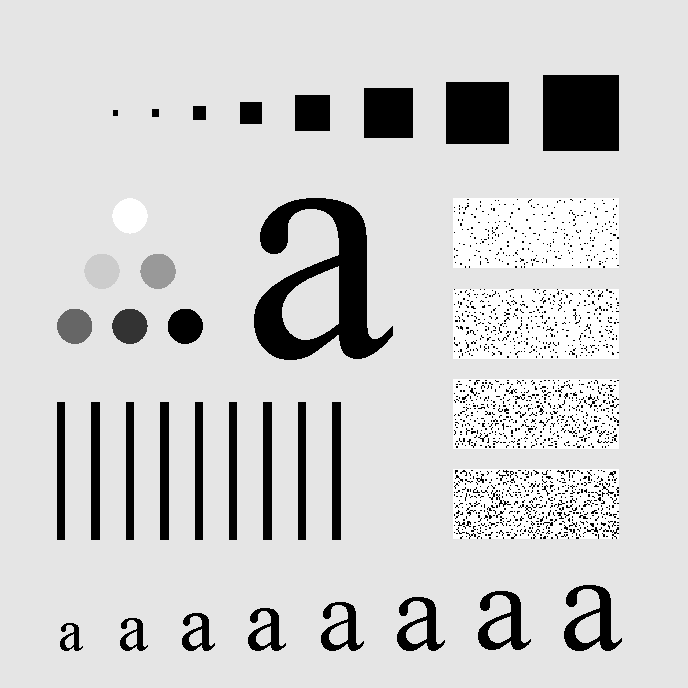
#> input picture Pre processing/Goodbye noise/Data/Characters Test Pattern.tif, 688 x 688 px
$ jupyter execute notebook.ipynb
#> lines starting #> are read from the running program, lines starting #| are printed output that depends on the picture
<h1 align=center style="line-height:200%;font-family:vazir;color:#0099cc">
<font face="vazir" color="#0099cc">
خداحافظی با نویز
</font>
</h1>

<h2 align=right style="line-height:200%;font-family:vazir;color:#0099cc">
<font face="vazir" color="#0099cc">
مقدمه
</font>
</h2>

<p dir=rtl style="direction: rtl;text-align: right;line-height:200%;font-family:vazir;font-size:medium">
<font face="vazir" size=3>
در این تمرین قصد داریم تا با استفاده از فیلترهای میانگین گیری و میانه یک تصویر که حاوی نویز می باشد را هموار کنیم و تا حد امکان نویز آنرا حذف کنیم.
</font>
</p>

[cell 1]
import cv2
import numpy as np
import matplotlib.pyplot as plt

<h2 align=right style="line-height:200%;font-family:vazir;color:#0099cc">
<font face="vazir" color="#0099cc">
بخش اول: فیلتر میانگین و میانه
</font>
</h2>

<p dir=rtl style="direction: rtl;text-align: right;line-height:200%;font-family:vazir;font-size:medium">
<font face="vazir" size=3>
در این بخش قصد داریم تا با استفاده از فیلتر میانگین و میانه هموارسازی را انجام دهیم و تاثیر پارامترهای هر فیلتر را بررسی کنیم.
</font>
</p>

---

<h3 align=right style="line-height:200%;font-family:vazir;color:#0099cc">
<font face="vazir" color="#0099cc">
مرحله اول: وارد کردن عکس
</font>
</h3>

<p dir=rtl style="direction: rtl;text-align: right;line-height:200%;font-family:vazir;font-size:medium">
<font face="vazir" size=3>
ابتدا تصویر زیر را که در پوشه Data قرار دارد به شکل خاکستری وارد کنید.
    <br>
    Characters Test Pattern.tif
</font>
</p>

[cell 2]
img = cv2.imread("./Data/Characters Test Pattern.tif", cv2.IMREAD_GRAYSCALE)
#> img is the input picture: shape (688, 688); min 0, max 255, mean 207.3

plt.axis("off")
plt.imshow(img, cmap="gray")
plt.show()

<h3 align=right style="line-height:200%;font-family:vazir;color:#0099cc">
<font face="vazir" color="#0099cc">
مرحله دوم: نویزی کردن تصویر
</font>
</h3>

<p dir=rtl style="direction: rtl;text-align: right;line-height:200%;font-family:vazir;font-size:medium">
<font face="vazir" size=3>
در سلول زیر یک تابع نوشته شده است. اگر به این تابع یک تصویر را به عنوان ورودی بدهید، این تابع روی تصویر نویزی به نام <b>فلفل نمک</b> اعمال می‌کند.
    <br>
ورودی تابع یک تصویر خاکستری است و پارامتر دوم آن درصد نویز وارد شده به تصویر را نشان می‌دهد.
    <br>
این تابع را بر روی تصویر ورودی اعمال کنید. میزان نویز را 15 درصد در نظر بگیرید.
</font>
</p>

[cell 3]
def add_salt_pepper_noise(image, percent):
#> called with percent = 15
    noisy_image = image.copy()
    noise_amount = (image.shape[0] * image.shape[1]) * (percent / 100)
#> noise_amount = 71001.6

    for k in range(int(noise_amount)):
        index = []
        for x in range(1, 5):
            index.append(np.random.randint(0, image.shape[0]))
        noisy_image[index[0], index[1]], noisy_image[index[2], index[3]] = 0, 255
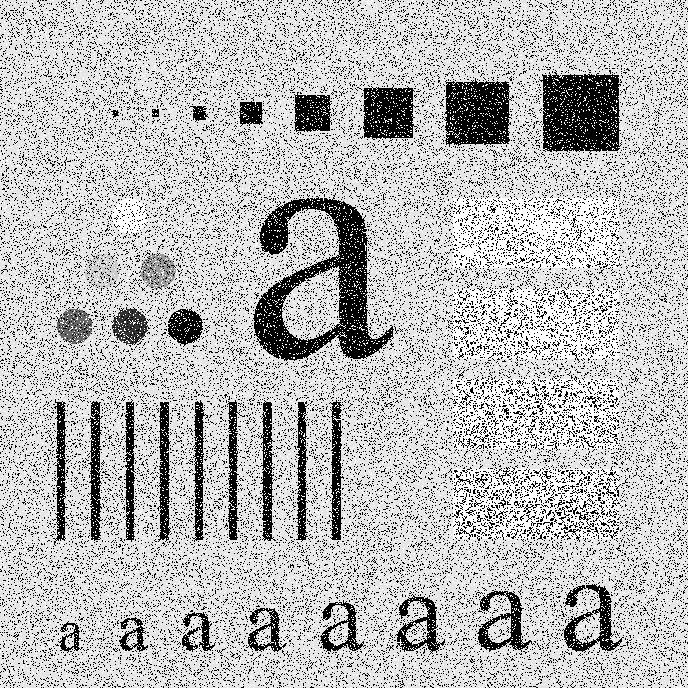
#> noisy_image: shape (688, 688); min 0, max 255, mean 186.6

    return noisy_image


noisy_image = add_salt_pepper_noise(img, 15)
plt.axis("off")
plt.imshow(noisy_image, cmap="gray")
plt.show()

<h3 align=right style="line-height:200%;font-family:vazir;color:#0099cc">
<font face="vazir" color="#0099cc">
مرحله سوم: هموارسازی با استفاده از میانگین‌گیری
</font>
</h3>

<p dir=rtl style="direction: rtl;text-align: right;line-height:200%;font-family:vazir;font-size:medium">
<font face="vazir" size=3>
حال با استفاده از فیلتر میانگین‌گیری با اندازه‌های کرنل داده شده، تصویر را هموارسازی کنید.
</font>
</p>

$${kernel size} = (3, 3) $$
$${kernel size} = (5, 5) $$
$${kernel size} = (7, 7) $$

<p dir=rtl style="direction: rtl;text-align: right;line-height:200%;font-family:vazir;font-size:medium">
خروجی فیلتری که بیشترین PSNR را دارد با نام زیر ذخیره کنید. توجه کنید که حتما تصویر را به شکل RGB ذخیره کنید.
    <br>
    best_avg_characters_test_pattern.tif
</font>
</p>

[cell 4]
blur_3_by_3 = cv2.blur(noisy_image, (3, 3))
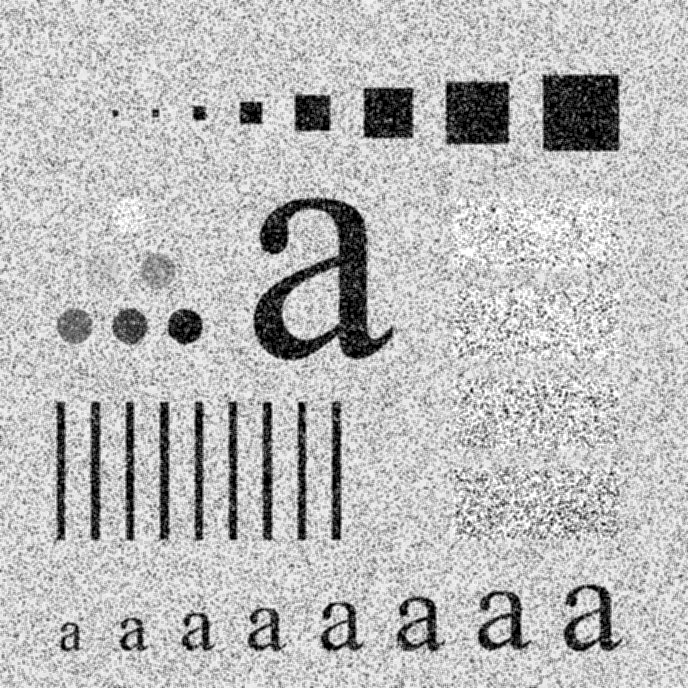
#> blur_3_by_3: shape (688, 688); min 0, max 255, mean 186.6
blur_5_by_5 = cv2.blur(noisy_image, (5, 5))
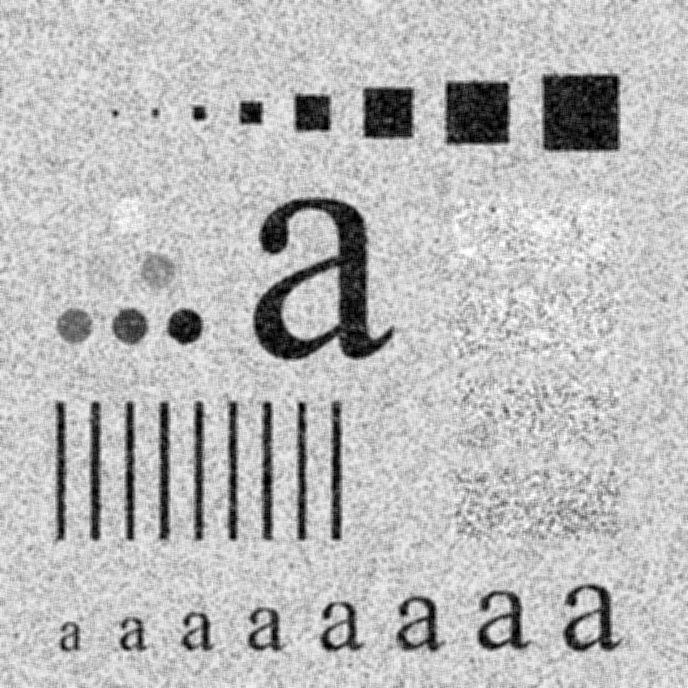
#> blur_5_by_5: shape (688, 688); min 0, max 255, mean 186.6
blur_7_by_7 = cv2.blur(noisy_image, (7, 7))

plt.figure(figsize=(12, 8))

plt.subplot(2, 2, 1)
plt.title("Original (Noisy) Image")
plt.imshow(noisy_image, cmap="gray")
plt.axis("off")

plt.subplot(2, 2, 2)
plt.title("Kernel size : 3x3")
plt.imshow(blur_3_by_3, cmap="gray")
plt.axis("off")

plt.subplot(2, 2, 3)
plt.title("Kernel size : 5x5")
plt.imshow(blur_5_by_5, cmap="gray")
plt.axis("off")

plt.subplot(2, 2, 4)
plt.title("Kernel size : 7x7")
plt.imshow(blur_7_by_7, cmap="gray")
plt.axis("off")

plt.tight_layout()
plt.show()
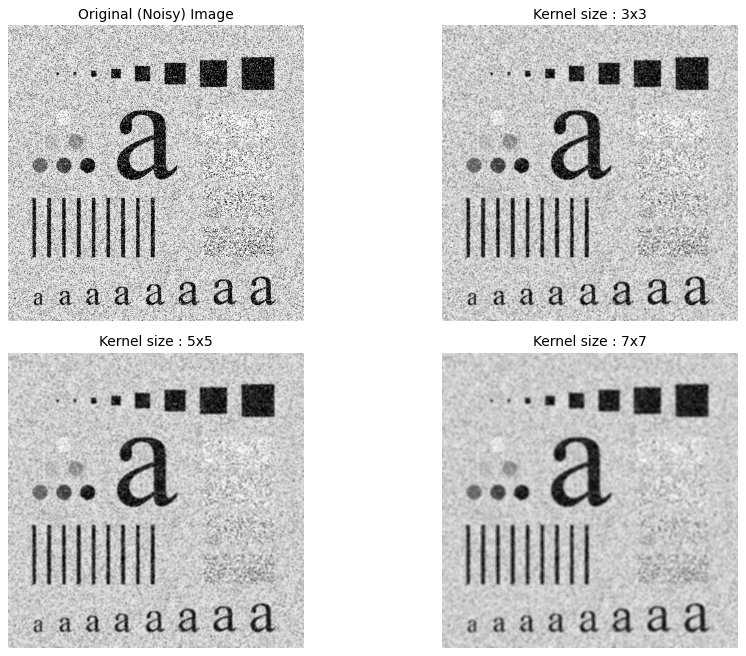
#> figure drawn by matplotlib, 4 panels


psnr_3_by_3 = cv2.PSNR(img, blur_3_by_3)
#> psnr_3_by_3 = 14.9
psnr_5_by_5 = cv2.PSNR(img, blur_5_by_5)
#> psnr_5_by_5 = 15.28
psnr_7_by_7 = cv2.PSNR(img, blur_7_by_7)
#> psnr_7_by_7 = 15.16

psnrs = zip(
    [psnr_3_by_3, psnr_5_by_5, psnr_7_by_7], [blur_3_by_3, blur_5_by_5, blur_7_by_7]
)

max_psnr = max([psnr_3_by_3, psnr_5_by_5, psnr_7_by_7])
#> max_psnr = 15.28

for psnr, image in psnrs:
    if psnr == max_psnr:
        cv2.imwrite(
            "best_avg_characters_test_pattern.tif",
            cv2.cvtColor(image, cv2.COLOR_GRAY2RGB),
        )
#> this loop made 3 passes
#> psnr on passes 1 to 3: 14.9, 15.28, 15.16

<h3 align=right style="line-height:200%;font-family:vazir;color:#0099cc">
<font face="vazir" color="#0099cc">
مرحله چهارم: هموارسازی با استفاده از فیلتر میانه
</font>
</h3>

<p dir=rtl style="direction: rtl;text-align: right;line-height:200%;font-family:vazir;font-size:medium">
<font face="vazir" size=3>
حال با استفاده از فیلتر میانه به ابعاد زیر هموارسازی را انجام دهید.
</font>
</p>

$${kernel size} = (3, 3) $$
$${kernel size} = (5, 5) $$
$${kernel size} = (7, 7) $$

<p dir=rtl style="direction: rtl;text-align: right;line-height:200%;font-family:vazir;font-size:medium">
تصویر خروجی هر فیلتر را بررسی کنید. به ازای هر تصویر PSNR را نسبت به تصویر اولیه بدون نویز بدست آورید.
    <br>
    تصویری که بیشترین PSNR دارد را با نام فایل زیر ذخیره کنید.
    <br>
    best_median_characters_test_pattern.tif
</font>
</p>

[cell 5]
median_3_by_3 = cv2.medianBlur(noisy_image, 3)
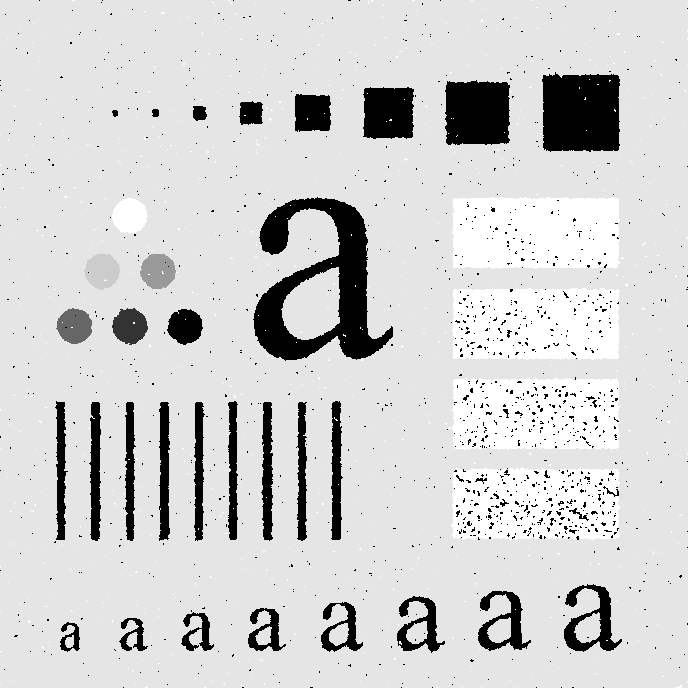
#> median_3_by_3: shape (688, 688); min 0, max 255, mean 208.6
median_5_by_5 = cv2.medianBlur(noisy_image, 5)
median_7_by_7 = cv2.medianBlur(noisy_image, 7)
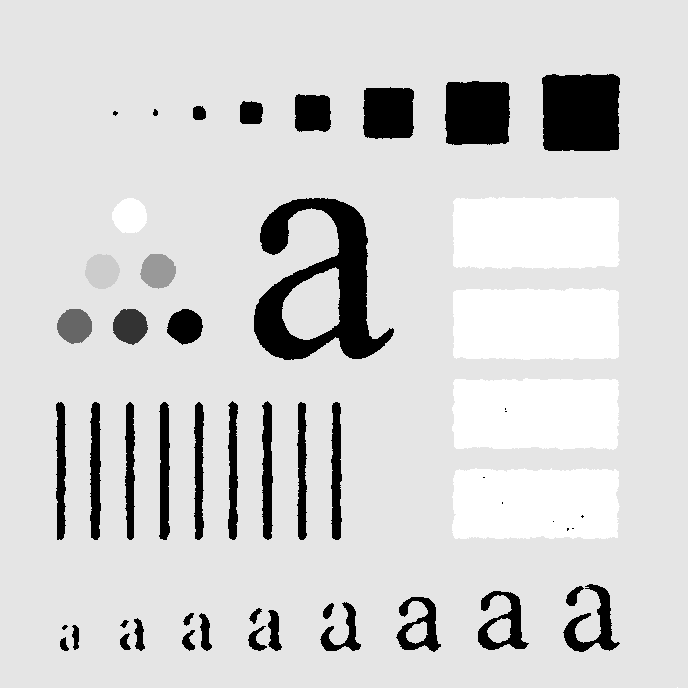
#> median_7_by_7: shape (688, 688); min 0, max 255, mean 210.7

plt.figure(figsize=(12, 8))

plt.subplot(2, 2, 1)
plt.title("Original (Noisy) Image")
plt.imshow(noisy_image, cmap="gray")
plt.axis("off")

plt.subplot(2, 2, 2)
plt.title("Kernel size : 3x3")
plt.imshow(median_3_by_3, cmap="gray")
plt.axis("off")

plt.subplot(2, 2, 3)
plt.title("Kernel size : 5x5")
plt.imshow(median_5_by_5, cmap="gray")
plt.axis("off")

plt.subplot(2, 2, 4)
plt.title("Kernel size : 7x7")
plt.imshow(median_7_by_7, cmap="gray")
plt.axis("off")

plt.tight_layout()
plt.show()


psnr_3_by_3 = cv2.PSNR(img, median_3_by_3)
#> psnr_3_by_3 = 17.82
psnr_5_by_5 = cv2.PSNR(img, median_5_by_5)
#> psnr_5_by_5 = 18
psnr_7_by_7 = cv2.PSNR(img, median_7_by_7)
#> psnr_7_by_7 = 17.79

psnrs = zip(
    [psnr_3_by_3, psnr_5_by_5, psnr_7_by_7],
    [median_3_by_3, median_5_by_5, median_7_by_7],
)

max_psnr = max([psnr_3_by_3, psnr_5_by_5, psnr_7_by_7])
#> max_psnr = 18

for psnr, image in psnrs:
    if psnr == max_psnr:
        cv2.imwrite(
            "best_median_characters_test_pattern.tif",
            cv2.cvtColor(image, cv2.COLOR_GRAY2RGB),
        )
#> this loop made 3 passes
#> psnr on passes 1 to 3: 17.82, 18, 17.79

<h2 align=right style="line-height:200%;font-family:vazir;color:#0099cc">
<font face="vazir" color="#0099cc">
بخش دوم: فیلتر گوسی
</font>
</h2>

<p dir=rtl style="direction: rtl;text-align: right;line-height:200%;font-family:vazir;font-size:medium">
<font face="vazir" size=3>
در این بخش قصد داریم تا یک فیلتر گوسی را با پارامترهای مختلف بررسی کنیم و تاثیر آنها را مشاهده کنیم.
</font>
</p>

---

<h3 align=right style="line-height:200%;font-family:vazir;color:#0099cc">
<font face="vazir" color="#0099cc">
مرحله اول: وارد کردن تصویر
</font>
</h3>

<p dir=rtl style="direction: rtl;text-align: right;line-height:200%;font-family:vazir;font-size:medium">
<font face="vazir" size=3>
ابتدا تصویر زیر را که در پوشه Data قرار دارد به شکل خاکستری وارد کنید.
    <br>
    cameraman.tif
</font>
</p>

[cell 6]
img = cv2.imread("./Data/cameraman.tif", cv2.IMREAD_GRAYSCALE)
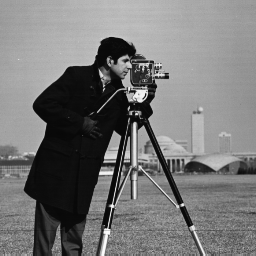
#> input picture Pre processing/Goodbye noise/Data/cameraman.tif, 256 x 256 px
#> img is the input picture: shape (256, 256); min 7, max 253, mean 118.7

plt.axis("off")
plt.imshow(img, cmap="gray")
plt.show()

<h3 align=right style="line-height:200%;font-family:vazir;color:#0099cc">
<font face="vazir" color="#0099cc">
مرحله دوم: اعمال نویز گوسی
</font>
</h3>

<p dir=rtl style="direction: rtl;text-align: right;line-height:200%;font-family:vazir;font-size:medium">
<font face="vazir" size=3>
 از در این مرحله قصد داریم تا با استفاده از تابعی که در سلول زیر تعریف شده است، روی تصویر خود نویز گوسی را اعمال کنیم. این تابع تصویر شما به همراه میانگین و انحراف معیار دریافت می‌کند. خروجی این تابع تصویری است که حاوی نویز گوسی است.
    <br>
    تصویر ورودی را به این تابع بدهید. همچنین سایر پارامترهای انرا به شکل زیر مقداردهی کنید.
</font>
</p>

$${mean} = 0 $$
$${\sigma} = 20 $$

[cell 7]
def add_gaussian_noise(img, mean, sigma):
#> called with mean = 0, sigma = 20
    noise = np.random.normal(mean, sigma, img.shape).astype(np.int16)
    noisy_img = img.astype(np.int16) + noise
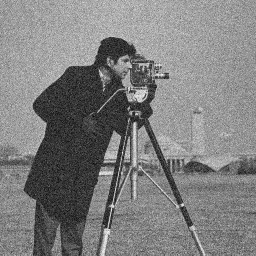
#> noisy_img: shape (256, 256) int16; min -63, max 301, mean 118.6; drawn with min black and max white
    noisy_img = np.clip(noisy_img, 0, 255).astype(np.uint8)
    return noisy_img

noisy_image = add_gaussian_noise(img, 0, 20)

plt.axis("off")
plt.imshow(noisy_image, cmap="gray")
plt.show()

<h3 align=right style="line-height:200%;font-family:vazir;color:#0099cc">
<font face="vazir" color="#0099cc">
مرحله سوم: اعمال فیلتر گوسی
</font>
</h3>

<p dir=rtl style="direction: rtl;text-align: right;line-height:200%;font-family:vazir;font-size:medium">
<font face="vazir" size=3>
حال در جهت کاهش نویز و افزایش کیفیت تصویر می‌خواهیم که از فیلتر گوسی جهت هموار سازی استفاده کنیم. این فیلتر دو پارامتر مهم دارد. سایز هسته و انحراف معیار. در این بخش هسته‌ها همگی 3x3 هستند.
    <br>
    اما این فیلتر را به ازای انحراف معیارهای متفاوت بررسی خواهیم کرد. فیلترهایی با انحراف معیار زیر بسازید و روی تصویر نویزی مرحله قبل اعمال کنید.
</font>
</p>

$${\sigma} = 0.5 $$
$${\sigma} = 1.5 $$
$${\sigma} = 3.0 $$
$${\sigma} = 5.0 $$

[cell 8]
sigma_0_5 = cv2.GaussianBlur(noisy_image, (3, 3), 0.5)
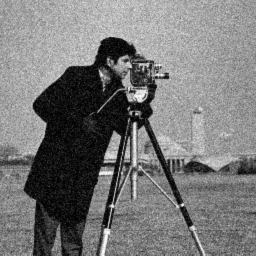
#> sigma_0_5: shape (256, 256); min 0, max 254, mean 119.2
sigma_1_5 = cv2.GaussianBlur(noisy_image, (3, 3), 1.5)
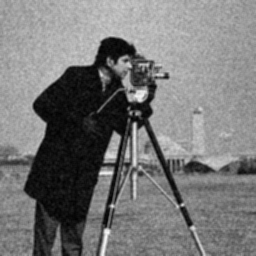
#> sigma_1_5: shape (256, 256); min 2, max 247, mean 119.2
sigma_3_0 = cv2.GaussianBlur(noisy_image, (3, 3), 3.0)
sigma_5_0 = cv2.GaussianBlur(noisy_image, (3, 3), 5.0)

plt.figure(figsize=(12, 6))

plt.subplot(1, 5, 1)
plt.imshow(noisy_image, cmap="gray")
plt.title("Original Noisy")
plt.axis("off")

plt.subplot(1, 5, 2)
plt.imshow(sigma_0_5, cmap="gray")
plt.title("Gaussian σ=0.5")
plt.axis("off")

plt.subplot(1, 5, 3)
plt.imshow(sigma_1_5, cmap="gray")
plt.title("Gaussian σ=1.5")
plt.axis("off")

plt.subplot(1, 5, 4)
plt.imshow(sigma_3_0, cmap="gray")
plt.title("Gaussian σ=3.0")
plt.axis("off")

plt.subplot(1, 5, 5)
plt.imshow(sigma_5_0, cmap="gray")
plt.title("Gaussian σ=5.0")
plt.axis("off")

plt.tight_layout()
plt.show()

<h3 align=right style="line-height:200%;font-family:vazir;color:#0099cc">
<font face="vazir" color="#0099cc">
مرحله چهارم: ذخیره‌سازی
</font>
</h3>

<p dir=rtl style="direction: rtl;text-align: right;line-height:200%;font-family:vazir;font-size:medium">
<font face="vazir" size=3>
ابتدا به ازای تصاویر خروجی فیلتر گوسی، PSNR هر کدام نسبت به تصویر اولیه بدون نویز را بدست آورید.
    <br>
    سپس تصویری که بیشترین PSNR دارد را ذخیره کنید. دقت کنید که تصویر را بصورت RGB ذخیره کنید.
    <br>
    best_gaussian_cameraman.tif
</font>
</p>

[cell 9]
psnr_0_5 = cv2.PSNR(img, sigma_0_5)
#> psnr_0_5 = 25.8
psnr_1_5 = cv2.PSNR(img, sigma_1_5)
#> psnr_1_5 = 25.4
psnr_3_0 = cv2.PSNR(img, sigma_3_0)
#> psnr_3_0 = 25.08
psnr_5_0 = cv2.PSNR(img, sigma_5_0)
#> psnr_5_0 = 25.01

psnrs = zip([psnr_0_5, psnr_1_5, psnr_3_0, psnr_5_0], [sigma_0_5, sigma_1_5, sigma_3_0, sigma_5_0])

max_psnr = max([psnr_0_5, psnr_1_5, psnr_3_0, psnr_5_0])
#> max_psnr = 25.8

for psnr, image in psnrs:
    if psnr == max_psnr:
        cv2.imwrite(
            "best_gaussian_cameraman.tif",
            cv2.cvtColor(image, cv2.COLOR_GRAY2RGB),
        )
#> this loop made 4 passes
#> psnr on passes 1 to 4: 25.8, 25.4, 25.08, 25.01

<h3 align=right style="line-height:200%;font-family:vazir;color:#0099cc">
<font face="vazir" color="#0099cc">
مرحله پنجم: سلول جواب‌ساز
</font>
</h3>

<p dir=rtl style="direction: rtl;text-align: right;line-height:200%;font-family:vazir;font-size:medium">
<font face="vazir" size=3>
بدون هیچگونه تغییری، این سلول را اجرا کنید تا فایل پاسخ شما آماده شود.
</font>
</p>

[cell 10]
import zipfile

def compress(file_names):
    print("File Paths:")
    print(file_names)
    # Select the compression mode ZIP_DEFLATED for compression
    # or zipfile.ZIP_STORED to just store the file
    compression = zipfile.ZIP_DEFLATED
    # create the zip file first parameter path/name, second mode
    with zipfile.ZipFile("result.zip", mode="w") as zf:
        for file_name in file_names:
            # Add file to the zip file
            # first parameter file to zip, second filename in zip
            zf.write('./' + file_name, file_name, compress_type=compression)


file_names = ["notebook.ipynb", "best_avg_characters_test_pattern.tif", "best_median_characters_test_pattern.tif", "best_gaussian_cameraman.tif"]
compress(file_names)
